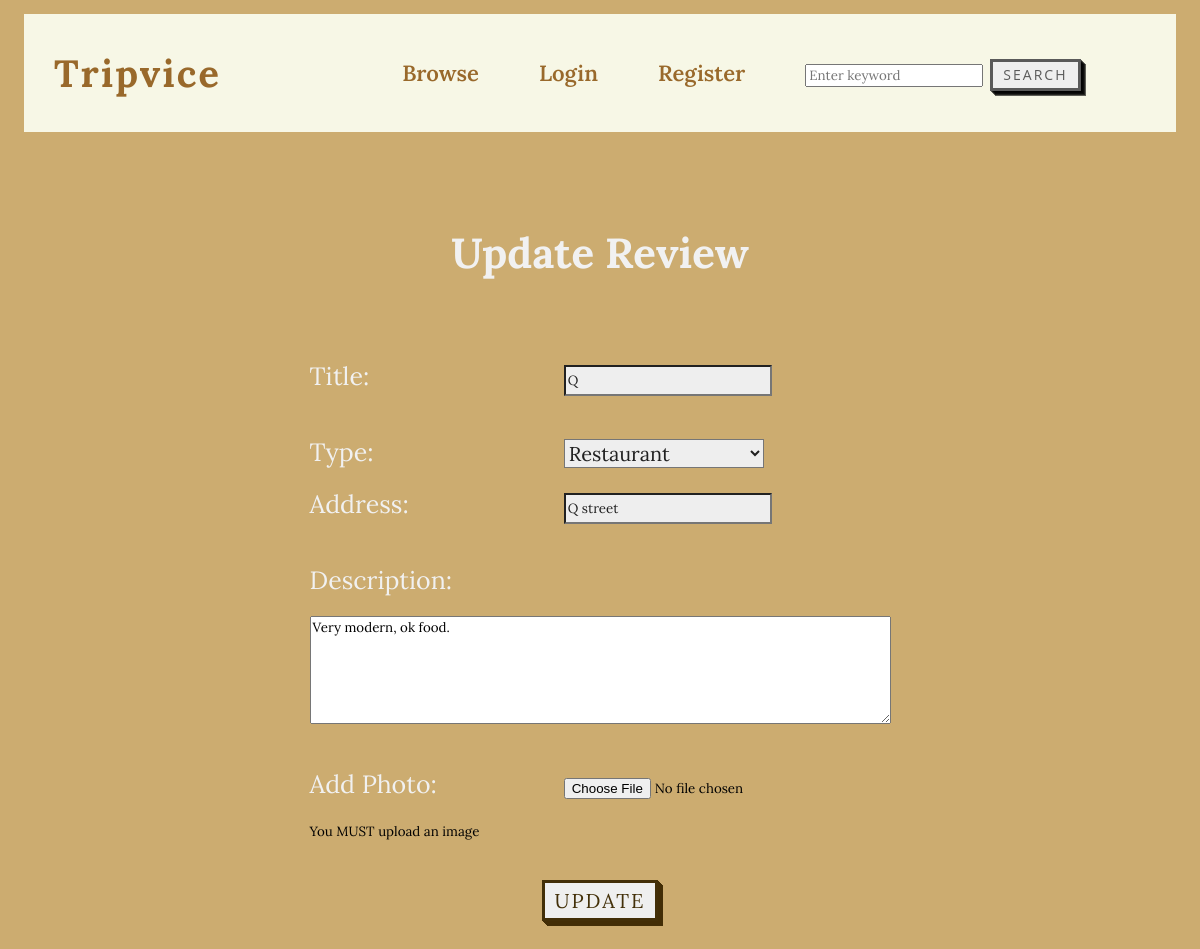
The app's page /pages/update_review_page.php?id=24 (signed in) with its own data.
### tables this page shows
CREATE TABLE `review` (
  `id` int(11) NOT NULL,
  `title` varchar(30) NOT NULL,
  `type` varchar(20) NOT NULL,
  `address` varchar(30) NOT NULL,
  `description` text NOT NULL,
  `likes` int(11) NOT NULL DEFAULT 0,
  `dislikes` int(11) NOT NULL DEFAULT 0,
  `approved` tinyint(1) NOT NULL DEFAULT 0,
  `user_id` int(11) NOT NULL,
  `filename` varchar(200) DEFAULT '',
  `image` blob NOT NULL
);

### pages/update_review_page.php (the view, shortened to what this page needs)
<!DOCTYPE html>
<html>
<head>
  <link href="../css/add_review.css?<?= filemtime("../css/add_review.css") ?>" rel="stylesheet" type="text/css" />
</head>
<body>
  <?php
  include_once("../headers/alt_header.php");
  include_once("../session.php");
  if (isset($_GET['id'])) {
    $review_id = $_GET['id'];
    $sql = "SELECT * FROM review WHERE id = '$review_id' AND user_id = '{$_SESSION['user_id']}'";
    $result = mysqli_query($link, $sql);
    $row = mysqli_fetch_assoc($result);
    if ($row) {
      $title = $row['title'];
      $type = $row['type'];
      $address = $row['address'];
      $description = $row['description'];
    } else {
      header("Location: error.php");
      exit;
    }
  } else {
    header("Location: error.php");
    exit;
  }
  ?>
  <div class="container">
    <h2>Update Review</h2>
    <form action="../update_review.php" method="post" enctype="multipart/form-data" class="add">
      <label for="title">Title:</label>
      <input type="text" id="title" name="title" value="<?= $title ?>" required><br><br>
      <label for="type">Type:</label>
      <select name="type" id="type">
        <option value="Restaurant" <?= $type == 'Restaurant' ? 'selected' : '' ?>>Restaurant</option>
      </select>
      <br>
      <label for="address">Address:</label>
      <input type="text" id="address" name="address" value="<?= $address ?>" required><br><br>
      <label for="description">Description:</label><br>
      <textarea id="description" name="description" rows="6" cols="70" required><?= $description ?></textarea><br><br>
      <label for="image">Add Photo:</label>
      <input type="file" name="image" required><br>
      <small>You MUST upload an image</small><br>
      <div class="btn-center">
        <input type="submit" value="Update" id="submit-btn">
      </div>
    </form>
  </div>
</body>
</html>

### css/add_review.css (style rules this page uses)
* { font-family: 'Lora', serif; list-style: none; }
body { margin: 0; padding: 0; position: relative; background: #bd9244c2; }
.container { display: flex; align-items: center; justify-content: center; flex-direction: column; }
h2 { font-size: 42px; color:#f1f1f1; margin:80px 0px; }
label { font-size: 25px; color: #f1f1f1; display: inline-block; min-width: 250px; }
#title, #type, #address { height: 25px; color:rgb(32, 32, 32); background-color: #eeeeee; min-width: 200px; }
#type { font-size: 20px; height: auto; }
label, #title, #address, #type,textarea { margin-bottom: 20px; }
#submit-btn { font-size: 20px; letter-spacing: 2px; text-decoration: none; text-transform: uppercase; color: #422e07fd; cursor: pointer; border: 3px solid; padding: 0.25em 0.5em; box-shadow: 1px 1px 0px 0px, 2px 2px 0px 0px, 3px 3px 0px 0px, 4px 4px 0px 0px, 5px 5px 0px 0px; position: relative; user-select: none; -webkit-user-select: none; touch-action: manipulation; margin-top:40px; margin-bottom: 100px; }
.btn-center { display: flex; justify-content: center; }

### records on screen
review: title "Q", type "Restaurant", address "Q street", description "Very modern, ok food."
